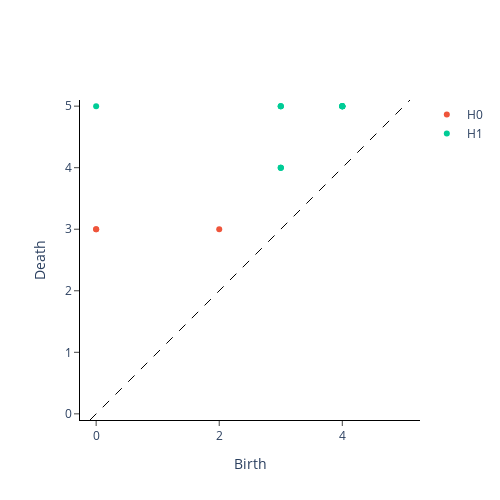

Notebook cell for this chart:
### Markdown cell above
With this filtration we can build a Persistence Diagram which isn't directly used in the machine learning algorthim but can be a useful visualization of the topological features. This graph tells us the persistence of homology classes at different scales of the radius of the ball. These homology classes are born and die at different points on the scale and the further they are from the center line, the more persistant they are. The first dimension of the topological features (H0 seen with red dots) are the connected components and the second dimension (H1 seen with blue dots) are the holes in the graph.

### Code cell
cubical_persistence = CubicalPersistence(n_jobs=-1)
im8_cubical = cubical_persistence.fit_transform(im8_filtration)

cubical_persistence.plot(im8_cubical,homology_dimensions=None)

### Figure 1 — Plotly figure (JSON) as saved in the notebook; plotly's stock layout.template omitted (floating-point values rounded to 4 significant figures)
{"data": [{"hoverinfo": "none", "line": {"color": "black", "dash": "dash", "width": 1}, "mode": "lines", "showlegend": false, "type": "scatter", "x": [-0.1, 5.1], "y": [-0.1, 5.1]}, {"hoverinfo": "text", "hovertext": ["(0.0, 3.0), multiplicity: 2", "(0.0, 3.0), multiplicity: 2", "(2.0, 3.0)"], "mode": "markers", "name": "H0", "type": "scatter", "x": [0, 0, 2], "y": [3, 3, 3]}, {"hoverinfo": "text", "hovertext": ["(0.0, 5.0)", "(3.0, 5.0), multiplicity: 3", "(3.0, 5.0), multiplicity: 3", "(3.0, 5.0), multiplicity: 3", "(3.0, 4.0), multiplicity: 3", "(3.0, 4.0), multiplicity: 3", "(3.0, 4.0), multiplicity: 3", "(4.0, 5.0), multiplicity: 6", "(4.0, 5.0), multiplicity: 6", "(4.0, 5.0), multiplicity: 6", "(4.0, 5.0), multiplicity: 6", "(4.0, 5.0), multiplicity: 6", "(4.0, 5.0), multiplicity: 6"], "mode": "markers", "name": "H1", "type": "scatter", "x": [0, 3, 3, 3, 3, 3, 3, 4, 4, 4, 4, 4, 4], "y": [5, 5, 5, 5, 4, 4, 4, 5, 5, 5, 5, 5, 5]}], "layout": {"height": 500, "plot_bgcolor": "white", "width": 500, "xaxis": {"autorange": false, "exponentformat": "e", "linecolor": "black", "linewidth": 1, "mirror": false, "range": [-0.1, 5.1], "showexponent": "all", "showline": true, "side": "bottom", "ticks": "outside", "title": {"text": "Birth"}, "type": "linear", "zeroline": true}, "yaxis": {"autorange": false, "exponentformat": "e", "linecolor": "black", "linewidth": 1, "mirror": false, "range": [-0.1, 5.1], "scaleanchor": "x", "scaleratio": 1, "showexponent": "all", "showline": true, "side": "left", "ticks": "outside", "title": {"text": "Death"}, "type": "linear", "zeroline": true}}}
